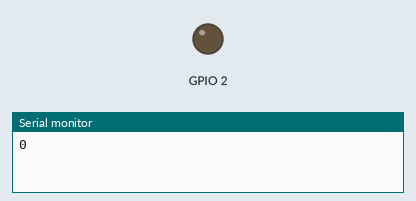
This program was run on a simulated ESP8266 (NodeMCU). Parts: output pins drawn as LEDs (lit = HIGH), the last lines printed to the serial monitor.

Above: at 0.5 s.
At 5.0 s:
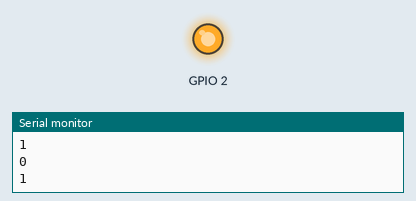
Timing chart, 0 to 6.9 s (numbered marks = the images above):
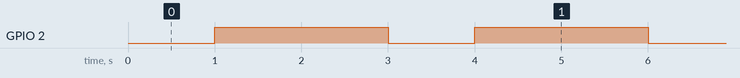

The program:

main.cpp
```cpp
#include <Arduino.h>


void setup() {
  Serial.begin(9600);
  pinMode(LED_BUILTIN, OUTPUT);     // Initialize the LED_BUILTIN pin as an output
}

// the loop function runs over and over again forever
void loop() {
  digitalWrite(LED_BUILTIN, LOW);   // Turn the LED on (Note that LOW is the voltage level
  // but actually the LED is on; this is because
  // it is active low on the ESP-01)
  Serial.println("0");
  delay(1000);                      // Wait for a second
  digitalWrite(LED_BUILTIN, HIGH);  // Turn the LED off by making the voltage HIGH
  Serial.println("1");
  delay(2000);                      // Wait for two seconds (to demonstrate the active low LED)
}
```

Measured:
- by itself, GPIO 2: alternates HIGH for 2.0 s and LOW for 1.0 s
